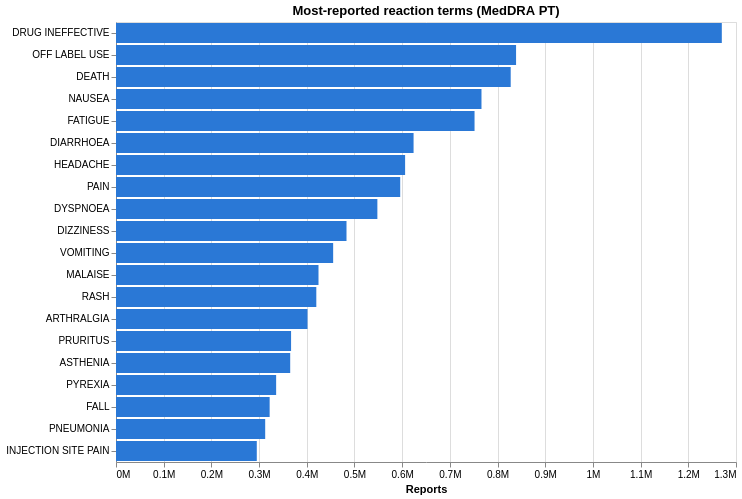

Describe this chart as a Vega-Lite specification.
### Vega-Lite specification from a JSON file in a GitHub repository (floating-point values rounded to 4 significant figures)
{"config": {"view": {"continuousWidth": 300, "continuousHeight": 300}}, "data": {"name": "data-86bbb466c0331b90efe750d96ff1a300"}, "mark": {"type": "bar", "color": "#2a78d6"}, "encoding": {"tooltip": [{"field": "reports", "format": ",", "type": "quantitative"}], "x": {"axis": {"format": "~s"}, "field": "reports", "title": "Reports", "type": "quantitative"}, "y": {"field": "pt", "sort": "-x", "title": null, "type": "nominal"}}, "height": 440, "title": "Most-reported reaction terms (MedDRA PT)", "width": 620, "$schema": "https://vega.github.io/schema/vega-lite/v6.1.0.json", "datasets": {"data-86bbb466c0331b90efe750d96ff1a300": [{"pt": "DRUG INEFFECTIVE", "reports": 1270246}, {"pt": "OFF LABEL USE", "reports": 838855}, {"pt": "DEATH", "reports": 827596}, {"pt": "NAUSEA", "reports": 766335}, {"pt": "FATIGUE", "reports": 751790}, {"pt": "DIARRHOEA", "reports": 623932}, {"pt": "HEADACHE", "reports": 606190}, {"pt": "PAIN", "reports": 595926}, {"pt": "DYSPNOEA", "reports": 548042}, {"pt": "DIZZINESS", "reports": 483319}, {"pt": "VOMITING", "reports": 455327}, {"pt": "MALAISE", "reports": 424599}, {"pt": "RASH", "reports": 420009}, {"pt": "ARTHRALGIA", "reports": 401549}, {"pt": "PRURITUS", "reports": 367087}, {"pt": "ASTHENIA", "reports": 365251}, {"pt": "PYREXIA", "reports": 335775}, {"pt": "FALL", "reports": 322174}, {"pt": "PNEUMONIA", "reports": 312822}, {"pt": "INJECTION SITE PAIN", "reports": 295190}]}}
